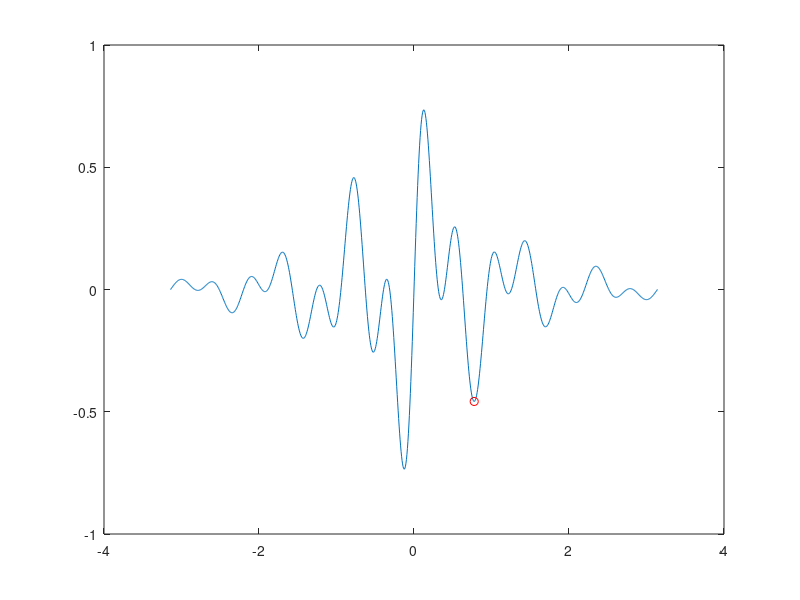

MATLAB code to generate this figure:
%% ex3 
[x_min, f_min] = fminbnd(@(x)(cos(4*x) .* sin(10*x) .* exp(-abs(x))), -pi, pi);
disp(x_min);
disp(f_min);
x = linspace(-pi, pi, 1000);
y = cos(4*x) .* sin(10*x) .* exp(-abs(x));
plot(x, y);
hold on;
plot(x_min, f_min, 'ro');
hold on;